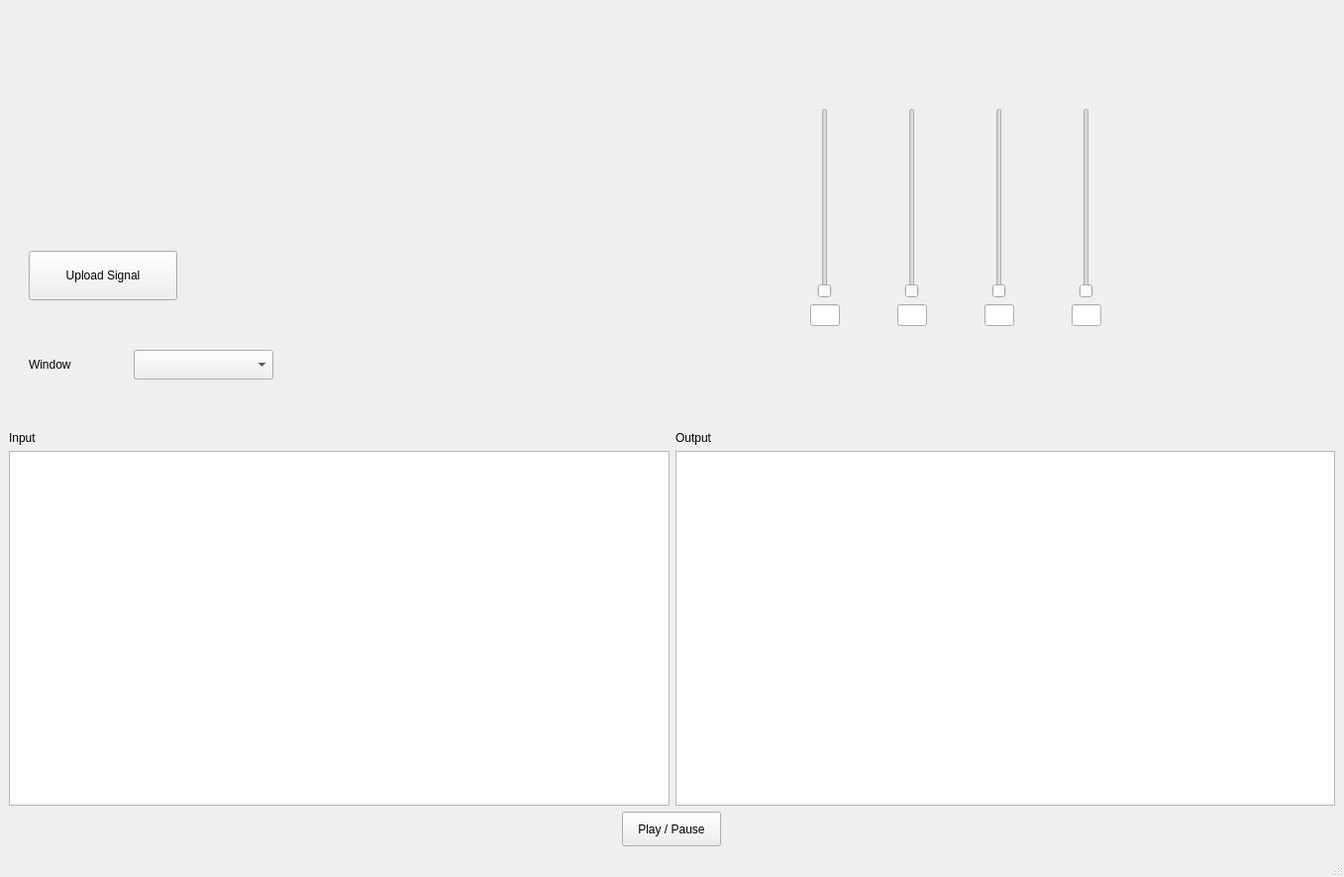
<?xml version="1.0" encoding="UTF-8"?>
<ui version="4.0">
 <class>MainWindow</class>
 <widget class="QMainWindow" name="MainWindow">
  <property name="geometry">
   <rect>
    <x>0</x>
    <y>0</y>
    <width>1357</width>
    <height>885</height>
   </rect>
  </property>
  <property name="windowTitle">
   <string>MainWindow</string>
  </property>
  <widget class="QWidget" name="centralwidget">
   <layout class="QVBoxLayout" name="verticalLayout_9">
    <item>
     <layout class="QHBoxLayout" name="horizontalLayout_4">
      <item>
       <layout class="QVBoxLayout" name="verticalLayout_5">
        <property name="leftMargin">
         <number>20</number>
        </property>
        <property name="topMargin">
         <number>200</number>
        </property>
        <item alignment="Qt::AlignLeft">
         <widget class="QPushButton" name="pushButton">
          <property name="minimumSize">
           <size>
            <width>150</width>
            <height>50</height>
           </size>
          </property>
          <property name="styleSheet">
           <string notr="true">QPushButton{
font: 12pt &quot;MS Shell Dlg 2&quot;;
}</string>
          </property>
          <property name="text">
           <string>Upload Signal</string>
          </property>
         </widget>
        </item>
        <item>
         <layout class="QHBoxLayout" name="horizontalLayout_3">
          <property name="rightMargin">
           <number>400</number>
          </property>
          <item>
           <widget class="QLabel" name="label">
            <property name="maximumSize">
             <size>
              <width>100</width>
              <height>16777215</height>
             </size>
            </property>
            <property name="styleSheet">
             <string notr="true">QLabel{
font: 12pt &quot;MS Shell Dlg 2&quot;;
}</string>
            </property>
            <property name="text">
             <string>Window</string>
            </property>
           </widget>
          </item>
          <item>
           <widget class="QComboBox" name="comboBox">
            <property name="sizePolicy">
             <sizepolicy hsizetype="Preferred" vsizetype="Fixed">
              <horstretch>0</horstretch>
              <verstretch>0</verstretch>
             </sizepolicy>
            </property>
            <property name="minimumSize">
             <size>
              <width>0</width>
              <height>30</height>
             </size>
            </property>
            <property name="maximumSize">
             <size>
              <width>3000</width>
              <height>16777215</height>
             </size>
            </property>
           </widget>
          </item>
         </layout>
        </item>
       </layout>
      </item>
      <item>
       <layout class="QHBoxLayout" name="horizontalLayout_2" stretch="0,0,0,0,0,0">
        <property name="spacing">
         <number>6</number>
        </property>
        <property name="leftMargin">
         <number>50</number>
        </property>
        <property name="topMargin">
         <number>100</number>
        </property>
        <property name="rightMargin">
         <number>150</number>
        </property>
        <property name="bottomMargin">
         <number>100</number>
        </property>
        <item>
         <spacer name="horizontalSpacer">
          <property name="orientation">
           <enum>Qt::Horizontal</enum>
          </property>
          <property name="sizeType">
           <enum>QSizePolicy::Fixed</enum>
          </property>
          <property name="sizeHint" stdset="0">
           <size>
            <width>60</width>
            <height>20</height>
           </size>
          </property>
         </spacer>
        </item>
        <item>
         <layout class="QVBoxLayout" name="verticalLayout">
          <item alignment="Qt::AlignHCenter">
           <widget class="QSlider" name="verticalSlider">
            <property name="orientation">
             <enum>Qt::Vertical</enum>
            </property>
           </widget>
          </item>
          <item alignment="Qt::AlignHCenter">
           <widget class="QLineEdit" name="lineEdit">
            <property name="sizePolicy">
             <sizepolicy hsizetype="Fixed" vsizetype="Fixed">
              <horstretch>0</horstretch>
              <verstretch>0</verstretch>
             </sizepolicy>
            </property>
            <property name="maximumSize">
             <size>
              <width>30</width>
              <height>16777215</height>
             </size>
            </property>
           </widget>
          </item>
         </layout>
        </item>
        <item>
         <layout class="QVBoxLayout" name="verticalLayout_2">
          <item alignment="Qt::AlignHCenter">
           <widget class="QSlider" name="verticalSlider_2">
            <property name="orientation">
             <enum>Qt::Vertical</enum>
            </property>
           </widget>
          </item>
          <item alignment="Qt::AlignHCenter">
           <widget class="QLineEdit" name="lineEdit_2">
            <property name="sizePolicy">
             <sizepolicy hsizetype="Fixed" vsizetype="Fixed">
              <horstretch>0</horstretch>
              <verstretch>0</verstretch>
             </sizepolicy>
            </property>
            <property name="maximumSize">
             <size>
              <width>30</width>
              <height>16777215</height>
             </size>
            </property>
           </widget>
          </item>
         </layout>
        </item>
        <item>
         <layout class="QVBoxLayout" name="verticalLayout_3">
          <item alignment="Qt::AlignHCenter">
           <widget class="QSlider" name="verticalSlider_3">
            <property name="orientation">
             <enum>Qt::Vertical</enum>
            </property>
           </widget>
          </item>
          <item alignment="Qt::AlignHCenter">
           <widget class="QLineEdit" name="lineEdit_3">
            <property name="sizePolicy">
             <sizepolicy hsizetype="Fixed" vsizetype="Fixed">
              <horstretch>0</horstretch>
              <verstretch>0</verstretch>
             </sizepolicy>
            </property>
            <property name="maximumSize">
             <size>
              <width>30</width>
              <height>16777215</height>
             </size>
            </property>
           </widget>
          </item>
         </layout>
        </item>
        <item>
         <layout class="QVBoxLayout" name="verticalLayout_4">
          <item alignment="Qt::AlignHCenter">
           <widget class="QSlider" name="verticalSlider_4">
            <property name="orientation">
             <enum>Qt::Vertical</enum>
            </property>
           </widget>
          </item>
          <item alignment="Qt::AlignHCenter">
           <widget class="QLineEdit" name="lineEdit_4">
            <property name="sizePolicy">
             <sizepolicy hsizetype="Fixed" vsizetype="Fixed">
              <horstretch>0</horstretch>
              <verstretch>0</verstretch>
             </sizepolicy>
            </property>
            <property name="maximumSize">
             <size>
              <width>30</width>
              <height>16777215</height>
             </size>
            </property>
           </widget>
          </item>
         </layout>
        </item>
        <item>
         <spacer name="horizontalSpacer_2">
          <property name="orientation">
           <enum>Qt::Horizontal</enum>
          </property>
          <property name="sizeType">
           <enum>QSizePolicy::Fixed</enum>
          </property>
          <property name="sizeHint" stdset="0">
           <size>
            <width>60</width>
            <height>20</height>
           </size>
          </property>
         </spacer>
        </item>
       </layout>
      </item>
     </layout>
    </item>
    <item>
     <layout class="QVBoxLayout" name="verticalLayout_8">
      <item>
       <layout class="QHBoxLayout" name="horizontalLayout">
        <item>
         <layout class="QVBoxLayout" name="verticalLayout_6">
          <item>
           <widget class="QLabel" name="label_2">
            <property name="styleSheet">
             <string notr="true">QLabel{
font: 12pt &quot;MS Shell Dlg 2&quot;;
}</string>
            </property>
            <property name="text">
             <string>Input</string>
            </property>
           </widget>
          </item>
          <item>
           <widget class="PlotWidget" name="graphicsView"/>
          </item>
         </layout>
        </item>
        <item>
         <layout class="QVBoxLayout" name="verticalLayout_7">
          <item>
           <widget class="QLabel" name="label_3">
            <property name="styleSheet">
             <string notr="true">QLabel{
font: 12pt &quot;MS Shell Dlg 2&quot;;
}</string>
            </property>
            <property name="text">
             <string>Output</string>
            </property>
           </widget>
          </item>
          <item>
           <widget class="PlotWidget" name="graphicsView_2"/>
          </item>
         </layout>
        </item>
       </layout>
      </item>
      <item alignment="Qt::AlignHCenter">
       <widget class="QPushButton" name="pushButton_2">
        <property name="minimumSize">
         <size>
          <width>100</width>
          <height>35</height>
         </size>
        </property>
        <property name="styleSheet">
         <string notr="true">QPushButton{
font: 11pt &quot;MS Shell Dlg 2&quot;;
}</string>
        </property>
        <property name="text">
         <string>Play / Pause</string>
        </property>
       </widget>
      </item>
     </layout>
    </item>
   </layout>
  </widget>
  <widget class="QMenuBar" name="menubar">
   <property name="geometry">
    <rect>
     <x>0</x>
     <y>0</y>
     <width>1357</width>
     <height>21</height>
    </rect>
   </property>
  </widget>
  <widget class="QStatusBar" name="statusbar"/>
 </widget>
 <customwidgets>
  <customwidget>
   <class>PlotWidget</class>
   <extends>QGraphicsView</extends>
   <header>pyqtgraph.h</header>
  </customwidget>
 </customwidgets>
 <resources/>
 <connections/>
</ui>
